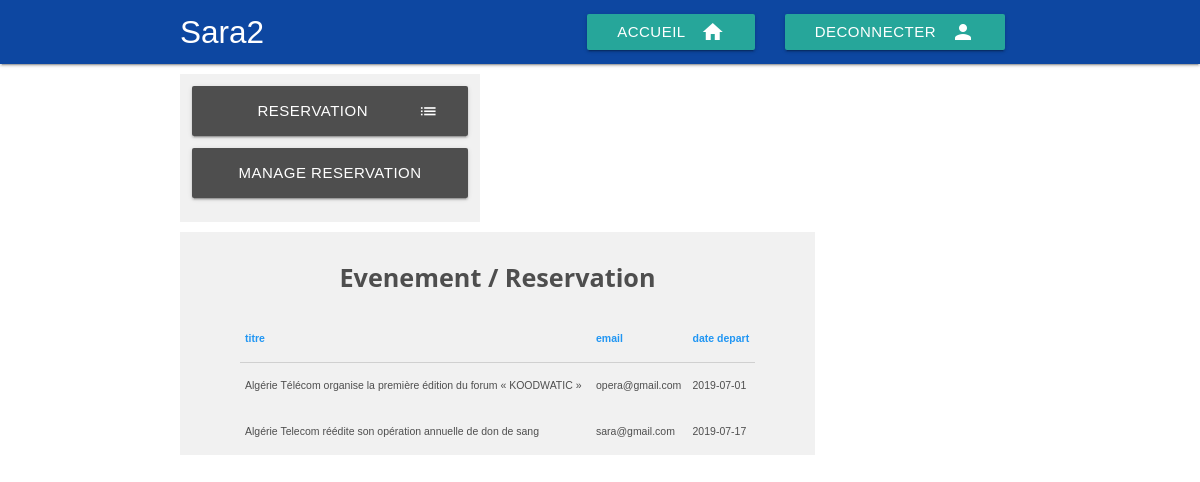
/asLogistique/index.php?page=consultRes (signed in), run on the app's committed database.
### tables this page shows
CREATE TABLE IF NOT EXISTS `evenement` (
  `id_even` int(11) NOT NULL AUTO_INCREMENT,
  `type_even` varchar(255) NOT NULL,
  `context_even` enum('Externe','Interne') NOT NULL,
  `titre_even` varchar(255) NOT NULL,
  `date_deb` date NOT NULL,
  `date_fin` date NOT NULL,
  `localisation` varchar(255) NOT NULL,
  `budjet` varchar(20) NOT NULL,
  `nbr_particip` int(10) NOT NULL,
  `descriptt_even` text NOT NULL,
  `date_added` timestamp NOT NULL,
  PRIMARY KEY (`id_even`),
  KEY `titre_even` (`titre_even`)
);

CREATE TABLE IF NOT EXISTS `etablissement` (
  `id_etab` int(11) NOT NULL AUTO_INCREMENT,
  `name` varchar(255) NOT NULL,
  `denomination` varchar(255) NOT NULL,
  `adresse` varchar(255) NOT NULL,
  `categorie` varchar(70) NOT NULL,
  `email` varchar(80) NOT NULL,
  `tel` varchar(20) NOT NULL,
  `fax` varchar(20) NOT NULL,
  PRIMARY KEY (`id_etab`),
  KEY `name` (`name`)
);

CREATE TABLE IF NOT EXISTS `reservation` (
  `ide_res` int(11) NOT NULL AUTO_INCREMENT,
  `nom_res` varchar(255) NOT NULL,
  `titre_even` varchar(255) NOT NULL,
  `date_arriv` date NOT NULL,
  `datte_dep` date NOT NULL,
  `added_time` timestamp NOT NULL,
  PRIMARY KEY (`ide_res`),
  KEY `titre_even` (`titre_even`)
);

### asLogistique/log_functions/affichService.func.php (called while the page is built, shortened)
<?php
function display_evnt()
	{
		global $db;
		$req = $db->query("  SELECT a.titre_even,b.name, b.email, c.datte_dep FROM evenement  AS a ,etablissement AS b , reservation as c where a.titre_even=b.name and b.name=c.titre_even");
		$results = [];
		while($response = $req->fetch())
		{
			$results[] = $response;
		}
		return $results;
	}
	?>

### asLogistique/log_pages/consultRes.php (the view, shortened to what this page needs)
<?php
	include_once "log_functions/affichService.func.php";
?>
<div class="dashboardMenu">
  <a href="index.php?page=reservation" class="waves-effect waves-light btn"> Reservation<i class="material-icons right">list</i></a>
<a href="index.php?page=consultRes" class="waves-effect waves-light btn">Manage Reservation<i class="material-icons right">list</i></a>
</div>
<div class="dashboardCoreA">
	<h1 class="flow-text" style="text-align: center;"><b>Evenement / Reservation</b></h1>
			<table class="highlight" style="font-size: 0.7em;">
		        <thead>
		          <tr class="blue-text text-darken">
		              <th>titre</th>
		              <th>email</th>
		              <th>date depart</th>
		          </tr>
		        </thead>
		        <?php
		foreach (display_evnt() as $evenement)
	{
		?>
		        <tbody>
		          <tr>
		          	<td> <?=$evenement['titre_even']?></td>
		            <td> <?=$evenement['email']?></td>
		            <td><?=$evenement['datte_dep']?></td>
		          </tr>
		        </tbody>
		<?php
}
	?>
       		</table>

### css/mycss.css (style rules this page uses)
.dashboardMenu { display: inline-block; background-color: #f1f1f1; padding:12px; width: 300px; vertical-align: top; margin-top: 10px; }
.dashboardMenu .btn { width:276px; height:50px; line-height: 50px; margin-bottom: 12px; background-color: #4e4e4e; }
.dashboardCoreA { display: inline-block; background-color: #f1f1f1; color: #4e4e4e; padding-left: 60px; padding-right: 60px; width: 635px; vertical-align: top; margin-top: 10px; }
.material-icons { font-family: 'Material Icons'; font-weight: normal; font-style: normal; font-size: 24px; display: inline-block; line-height: 1; text-transform: none; letter-spacing: normal; word-wrap: normal; white-space: nowrap; direction: ltr; -webkit-font-smoothing: antialiased; text-rendering: optimizeLegibility; -moz-osx-font-smoothing: grayscale; font-feature-settings: 'liga'; }

### css/w3.css (style rules this page uses)
*,*:before,*:after { box-sizing:inherit }
html { -ms-text-size-adjust:100%;-webkit-text-size-adjust:100% }
body { margin:0 }
a { background-color:transparent;-webkit-text-decoration-skip:objects }
html,body { font-family:Verdana,sans-serif;font-size:15px;line-height:1.5 }
html { overflow-x:hidden }
h1 { font-size:36px }
h1,h2,h3,h4,h5,h6 { font-family:"Segoe UI",Arial,sans-serif;font-weight:400;margin:10px 0 }
a { color:inherit }

### data on the page
evenement: titre_even "Algérie Télécom organise la première édition du forum « KOODWATIC »", etablissement.email "opera@gmail.com", reservation.datte_dep "2019-07-01"
evenement: titre_even "Algérie Telecom réédite son opération annuelle de don de sang", etablissement.email "sara@gmail.com", reservation.datte_dep "2019-07-17"
